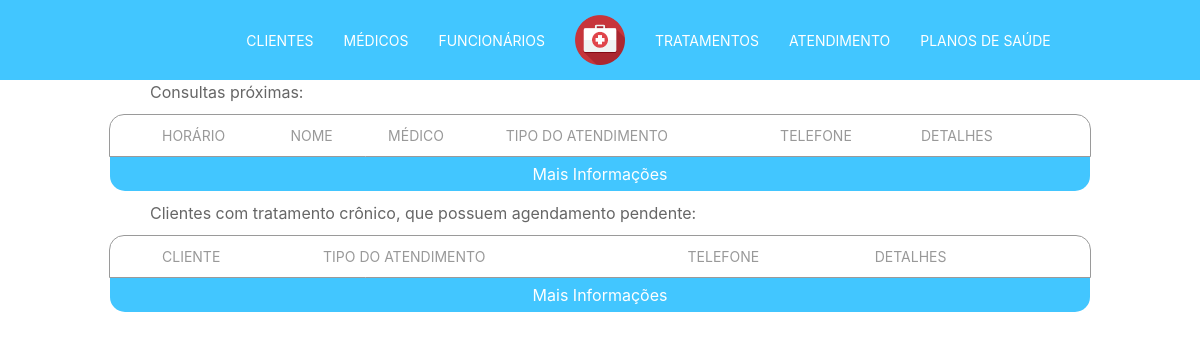
Before: / with the older database file.
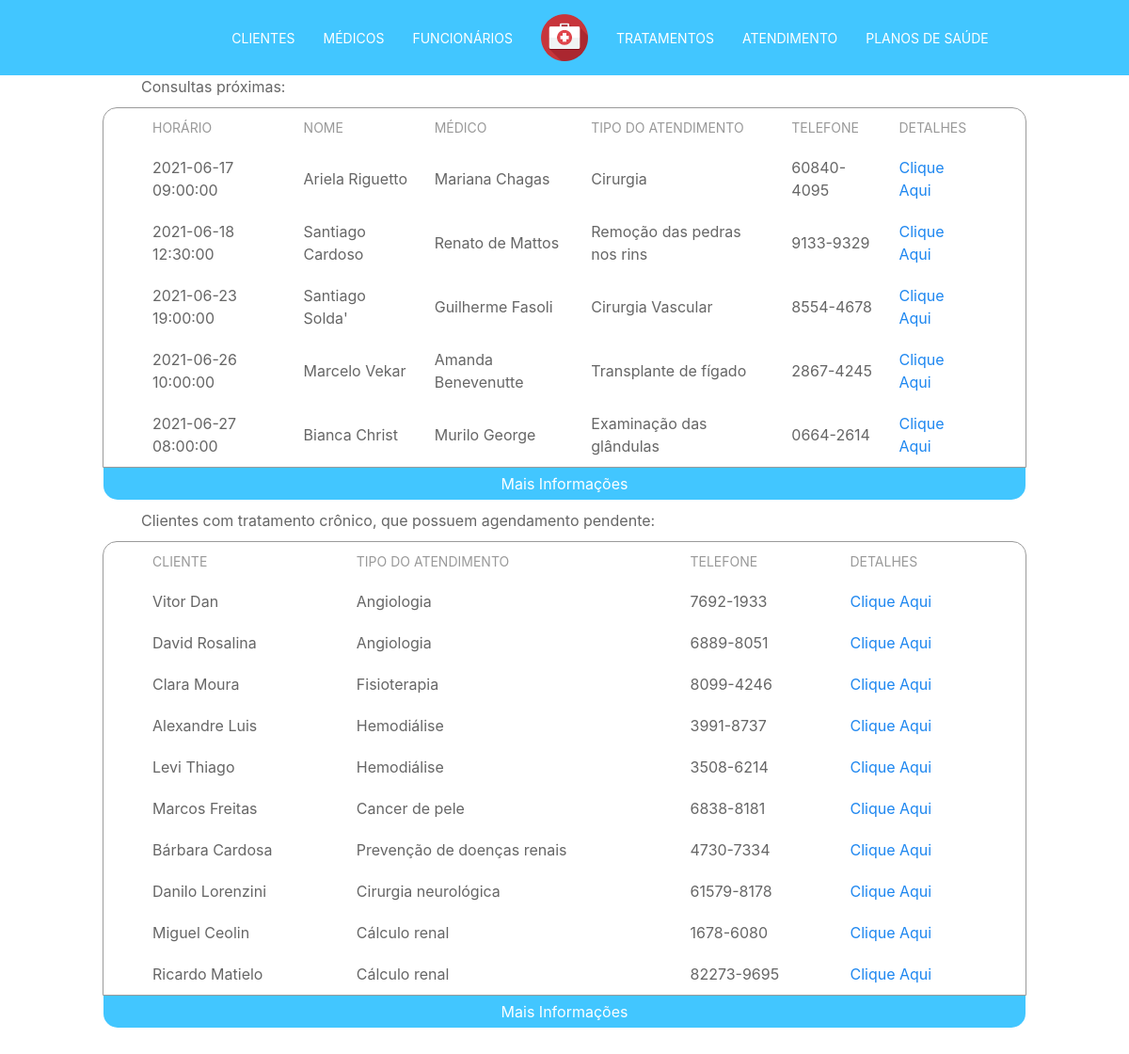
After: the same page with the newer database file.
### tables this page shows
CREATE TABLE `pessoa` (
  `CPF` bigint(20) unsigned NOT NULL,
  `nome` varchar(50) DEFAULT NULL,
  `estado_civil` char(13) NOT NULL,
  `sexo` int(11) NOT NULL,
  `data_de_nascimento` date NOT NULL,
  `numero_do_telefone` char(15) NOT NULL,
  `cep` char(9) NOT NULL,
  `estado` char(30) NOT NULL,
  `cidade` varchar(50) NOT NULL,
  `bairro` varchar(50) NOT NULL,
  `logradouro` varchar(53) NOT NULL,
  `complemento` int(11) NOT NULL,
  `numero` int(11) NOT NULL,
  `email` varchar(100) DEFAULT NULL,
  PRIMARY KEY (`CPF`)
);

CREATE TABLE `atendimento` (
  `sala` char(10) NOT NULL,
  `atendimento_id` int(11) NOT NULL AUTO_INCREMENT,
  `horario_inicio_real` datetime DEFAULT NULL,
  `horario_fim_real` datetime DEFAULT NULL,
  `horario_agendado` datetime DEFAULT NULL,
  `estado` int(11) NOT NULL,
  `crm` bigint(20) NOT NULL,
  `plano_de_saude_id` int(11) DEFAULT NULL,
  `tipo_de_atendimento_id` int(11) DEFAULT NULL,
  `tratamento_id` int(11) DEFAULT NULL,
  `valor` int(11) NOT NULL,
  `comissao_da_clinica` int(11) NOT NULL,
  `data_de_recebimento` datetime DEFAULT NULL,
  `valor_recebidos_por_medico` int(11) NOT NULL,
  `data_do_reparsse_ao_medico` datetime DEFAULT NULL,
  `imposto_retido` int(11) NOT NULL,
  `valor_pago_pelo_plano` int(11) NOT NULL,
  PRIMARY KEY (`atendimento_id`),
  KEY `FK_Atendimento_2` (`crm`),
  KEY `FK_Atendimento_3` (`tipo_de_atendimento_id`),
  KEY `FK_Atendimento_4` (`tratamento_id`),
  KEY `FK_Atendimento_5` (`plano_de_saude_id`)
);

CREATE TABLE `tipo_de_tratamento` (
  `numero_esperados_de_atendimentos` int(11) DEFAULT NULL,
  `eh_cronico` int(11) NOT NULL,
  `tipo_de_tratamento_id` int(11) NOT NULL AUTO_INCREMENT,
  `nome` varchar(30) NOT NULL,
  PRIMARY KEY (`tipo_de_tratamento_id`)
);

### php/tables/table.php (called while the page is built)
<?php
  include("table_head.php");
  include("table_body.php");
  include("table_footer.php");
 ?>

### php/tables/table_1.php (called while the page is built)
<?php
  include("table_head_1.php");
  include("table_body_1.php");
  include("table_footer_1.php");
 ?>

### php/config/checktype.php (called while the page is built, shortened)
<?php
  $type = "";
 ?>

### php/tables/table_body_1.php (the view)
    <tbody>
      <?php
      switch ($type) {
        default:
        $sql = 'call tratamentos_cronicos_proximos_de_estourar(0);';
        foreach ($dbl->query($sql) as $row) {
          $nome = $row['nome_do_cliente'];
          $telefone = $row['numero_do_telefone'];
          $tipo_atendimento = $row['tipo_de_tratamento'];
          $id_atendimento = $row['tratamento_id'];
          echo '<tr >
            <td>'.$nome.'</td>
            <td>'.$tipo_atendimento.'</td>
            <td>'.$telefone.'</td>
            <td><a href="php/describe.php?id='.$id_atendimento.'">Clique Aqui</a></td>
          </tr>';
        }
          break;
        }
       ?>
    </tbody>
  </table>
</div>

### php/tables/table_body.php (shortened to what this page needs)
    <tbody>
      <?php
      switch ($type) {
        default:
            $sql = 'call atendimentos_proximos(0);';
            foreach ($dbl->query($sql) as $row) {
              $horario = $row['horario_agendado'];
              $nome = $row['nome'];
              $medico = $row['nome_medico'];
              $tipo_atendimento = $row['tipo_de_atendimento'];
              $telefone = $row['numero_do_telefone'];
              $id_atendimento = $row['atendimento_id'];
              echo '<tr >
                <td>'.$horario.'</td>
                <td>'.$nome.'</td>
                <td>'.$medico.'</td>
                <td>'.$tipo_atendimento.'</td>
                <td>'.$telefone.'</td>
                <td><a href="detail.php?type='.$type.'&id='.$id_atendimento.'">Clique Aqui</a></td>
              </tr>';
            }
              break;
            }
       ?>
    </tbody>
  </table>
</div>

Changed rows visible on the page:
added pessoa: atendimento.horario_agendado "2021-06-17 09:00:00", nome "Ariela Riguetto", medico "Mariana Chagas", tipo_atendimento "Cirurgia", numero_do_telefone "60840-4095"
added pessoa: atendimento.horario_agendado "2021-06-18 12:30:00", nome "Santiago Cardoso", medico "Renato de Mattos", tipo_atendimento "Remoção das pedras nos rins", numero_do_telefone "9133-9329"
added pessoa: atendimento.horario_agendado "2021-06-23 19:00:00", nome "Santiago Solda'", medico "Guilherme Fasoli", tipo_atendimento "Cirurgia Vascular", numero_do_telefone "8554-4678"
added pessoa: atendimento.horario_agendado "2021-06-26 10:00:00", nome "Marcelo Vekar", medico "Amanda Benevenutte", tipo_atendimento "Transplante de fígado", numero_do_telefone "2867-4245"
added pessoa: atendimento.horario_agendado "2021-06-27 08:00:00", nome "Bianca Christ", medico "Murilo George", tipo_atendimento "Examinação das glândulas", numero_do_telefone "0664-2614"
added pessoa: nome "Vitor Dan", tipo_de_tratamento.nome "Angiologia", numero_do_telefone "7692-1933"
added pessoa: nome "David Rosalina", tipo_de_tratamento.nome "Angiologia", numero_do_telefone "6889-8051"
added pessoa: nome "Clara Moura", tipo_de_tratamento.nome "Fisioterapia", numero_do_telefone "8099-4246"
added pessoa: nome "Alexandre Luis", tipo_de_tratamento.nome "Hemodiálise", numero_do_telefone "3991-8737"
added pessoa: nome "Levi Thiago", tipo_de_tratamento.nome "Hemodiálise", numero_do_telefone "3508-6214"
added pessoa: nome "Marcos Freitas", tipo_de_tratamento.nome "Cancer de pele", numero_do_telefone "6838-8181"
added pessoa: nome "Bárbara Cardosa", tipo_de_tratamento.nome "Prevenção de doenças renais", numero_do_telefone "4730-7334"
added pessoa: nome "Danilo Lorenzini", tipo_de_tratamento.nome "Cirurgia neurológica", numero_do_telefone "61579-8178"
added pessoa: nome "Miguel Ceolin", tipo_de_tratamento.nome "Cálculo renal", numero_do_telefone "1678-6080"
added pessoa: nome "Ricardo Matielo", tipo_de_tratamento.nome "Cálculo renal", numero_do_telefone "82273-9695"
